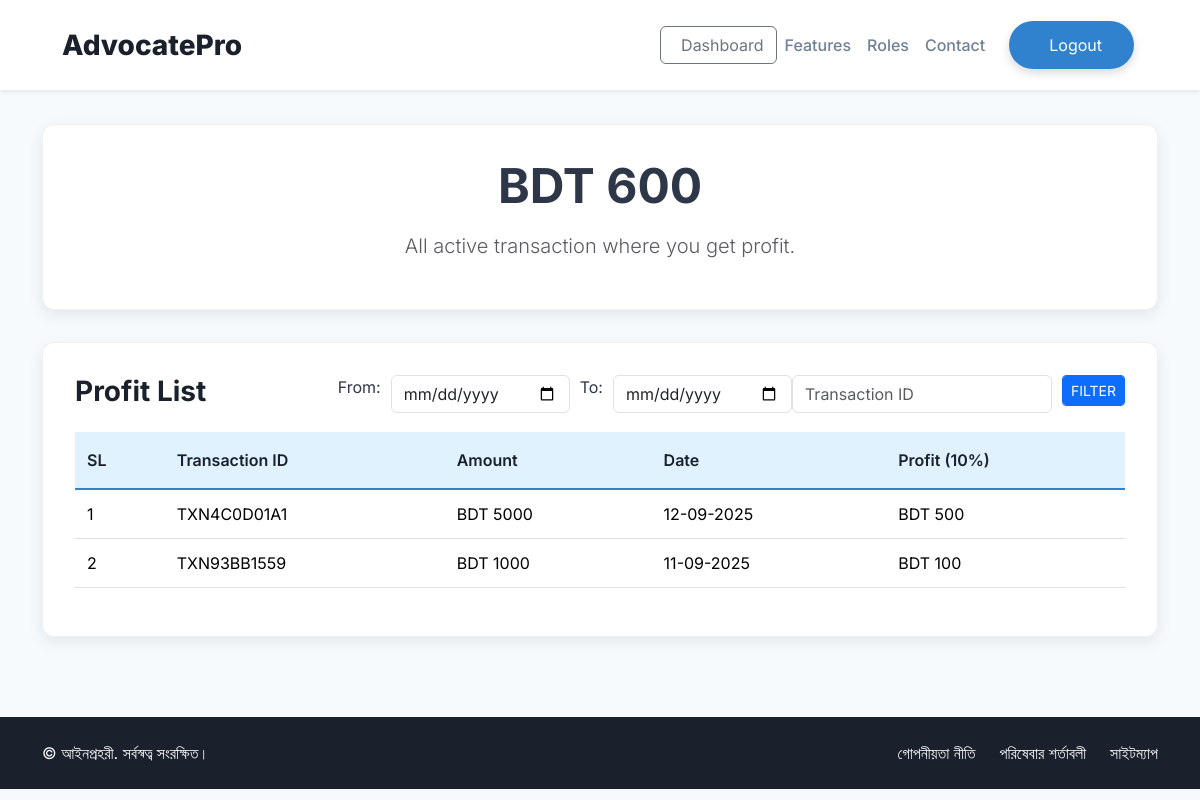
The page /admin/admin_profit.php (signed in) on the database as committed earlier.
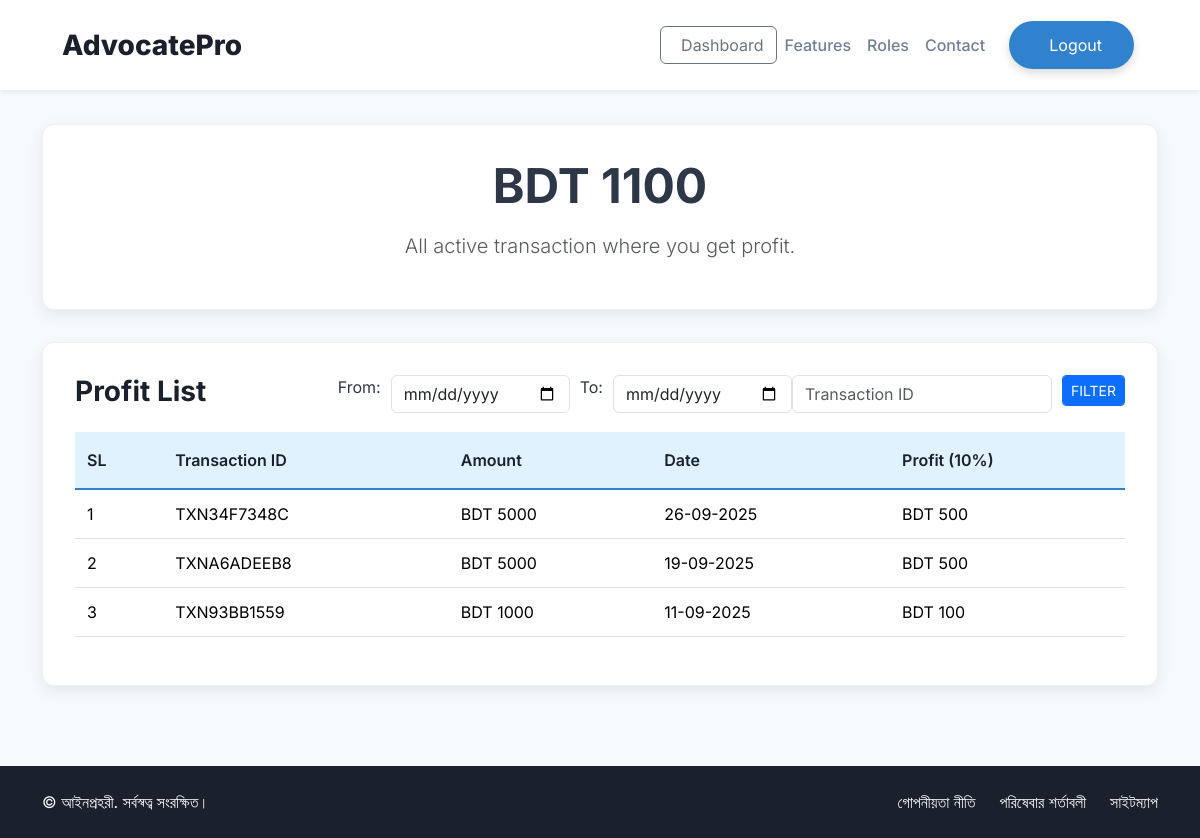
The same page on the database as committed later.
### tables this page shows
CREATE TABLE `transaction` (
  `id` int NOT NULL,
  `client_id` int NOT NULL,
  `advocate_id` int NOT NULL,
  `paid_fees` int NOT NULL,
  `transaction_code` varchar(255) NOT NULL,
  `date` varchar(255) NOT NULL
);

### admin/admin_profit.php (the view, shortened to what this page needs)
<!DOCTYPE html>
<html lang="en">
<head>
    <link href="https://cdn.jsdelivr.net/npm/bootstrap@5.3.3/dist/css/bootstrap.min.css" rel="stylesheet">
</head>
<body>
<?php include 'digging/navbar.php'; ?>
<section class="page-container">
    <div class="container">
        <div class="content-card text-center">
            <?php
            include '../configuration/config.php';
            $sql = "SELECT SUM(paid_fees) AS total_amount FROM transaction";
            $res = mysqli_query($conn, $sql) or die(mysqli_error($conn));
            $row = mysqli_fetch_assoc($res);
            $total_amount = round($row['total_amount']*(10/100));
            ?>
            <h1 class="display-5 fw-bold mb-3" id="page-heading">BDT <?php echo $total_amount; ?></h1>
            <p class="lead text-muted" id="page-tagline">All active transaction where you get profit.</p>
        </div>
        <div class="content-card">
            <div class="d-flex justify-content-between">
                <div>
                    <h3 class="section-header" id="cases-table-heading">Profit List</h3>
                </div>
                <div>
                    <form action="<?php $_SERVER['PHP_SELF']; ?>" method="post" >
                        <div class="d-flex">
                            <label>From: </label>
                            <div class="mb-3">
                                <input style="margin-left: 10px;" type="date" class="form-control" name="fdate">
                            </div>
                            <label style="margin-left: 20px;">To: </label>
                            <div class="mb-3">
                                <input style="margin-left: 10px;" type="date" class="form-control" name="tdate">
                            </div>
                            <div class="input-group mb-3" style="margin-left: 10px;">
                                <input type="text" class="form-control" placeholder="Transaction ID"  aria-describedby="basic-addon1" name="ftrans_id">
                            </div>
                            <div style="margin-left: 10px;" class="mb-3">
                                <input  type="submit" class="form-control btn btn-sm btn-primary" name="fsubmit" value="FILTER">
                            </div>
                        </div>
                    </form>
                </div>
            </div>
            <div class="table-responsive">
                <table class="table table-hover align-middle">
                    <thead>
                    <tr>
                        <th scope="col" id="col-case-id">SL</th>
                        <th scope="col" id="col-case-name">Transaction ID</th>
                        <th scope="col" id="col-next-date">Amount</th>
                        <th scope="col" id="col-billed-amount">Date</th>
                        <th scope="col" id="col-billed-amount">Profit (10%)</th>
                    </tr>
                    </thead>
                    <?php
                    if (isset($_POST['fsubmit'])) {
                        include '../configuration/config.php';
                        $fdate = date('d-m-Y', strtotime($_POST['fdate']));
                        $tdate = date('d-m-Y', strtotime($_POST['tdate']));
                        $trans_id = $_POST['ftrans_id'];
                        $sql = "SELECT * FROM transaction WHERE  (date >= '$fdate' AND date <='$tdate') OR transaction_code = '$trans_id'";
                        ?>
                        <tbody id="cases-table-body">
                        <?php
                        $res = mysqli_query($conn, $sql) or die(mysqli_error($conn));
                        if (mysqli_num_rows($res) > 0) {
                            $count =1;
                            while ($row = mysqli_fetch_assoc($res)) {
                                ?>
                                <tr>
                                    <td><?php echo $count;?></td>
                                    <td><?php echo $row['transaction_code'];?></td>
                                    <td><?php echo "BDT ".$row['paid_fees'];?></td>
                                    <td><?php echo $row['date'];?></td>
                                    <td><?php
                                        echo "BDT ".round($row['paid_fees']*(10/100));
                                        ?></td>
                                </tr>
                                <?php
                                $count +=1;
                            }
                        }else{
                            echo '<tr style="text-align: center;font-weight: bolder;color:red;"><td>No data found yet !</td> </tr>';
                        }
                        ?>
                        </tbody>
                        <?php
                    }else{
                        ?>
                        <tbody id="cases-table-body">
                        <?php
                        include '../configuration/config.php';
                        $sql = "SELECT * FROM transaction ORDER BY id DESC";
                        $res = mysqli_query($conn, $sql) or die(mysqli_error($conn));
                        if (mysqli_num_rows($res) > 0) {
                            $count =1;
                            while ($row = mysqli_fetch_assoc($res)) {
                                ?>
                                <tr>
                                    <td><?php echo $count;?></td>
                                    <td><?php echo $row['transaction_code'];?></td>
                                    <td><?php echo "BDT ".$row['paid_fees'];?></td>
                                    <td><?php echo $row['date'];?></td>
                                    <td><?php
                                        echo "BDT ".round($row['paid_fees']*(10/100));
                                        ?></td>
                                </tr>
                                <?php
                                $count +=1;
                            }
                        }else{
                            echo '<tr style="text-align: center;font-weight: bolder;color:red;">No data found yet ! </tr>';
                        }
                        ?>
                        </tbody>
                    <?php }?>
                </table>
            </div>
        </div>
    </div>
</section>
<footer class="bg-gray-900-custom text-light py-4">
    <div class="container text-center text-md-start d-md-flex justify-content-between align-items-center">
        <div class="mb-3 mb-md-0">
            <p class="mb-0" id="footer-copyright">&copy; <span id="current-year"></span> আইনপ্রহরী. সর্বস্বত্ব সংরক্ষিত।</p>
        </div>
        <div class="d-flex justify-content-center gap-4">
            <a href="#" class="text-light text-decoration-none hover-white" id="footer-privacy">গোপনীয়তা নীতি</a>
            <a href="#" class="text-light text-decoration-none hover-white" id="footer-terms">পরিষেবার শর্তাবলী</a>
            <a href="#" class="text-light text-decoration-none hover-white" id="footer-sitemap">সাইটম্যাপ</a>
        </div>
    </div>
</footer>
</body>
</html>

### admin/digging/navbar.php (shortened to what this page needs)
<nav class="navbar navbar-expand-lg navbar-light bg-white fixed-top py-3">
    <div class="container">
        <a class="navbar-brand d-flex align-items-center" href="../index.php">
            <span id="app-name" data-i18n-key="appName">AdvocatePro</span>
        </a>
        <div class="collapse navbar-collapse" id="navbarNav">
            <ul class="navbar-nav ms-auto align-items-center">
                <li class="nav-item">
                    <a class="btn btn-outline-secondary d-flex align-items-center" id="back-to-dashboard" role="button" href="admin_dashboard.php">
                        <i data-lucide="arrow-left" class="me-2"></i> <span id="back-button-text">Dashboard</span>
                    </a>
                </li>
                <li class="nav-item">
                    <a class="nav-link" href="../feature.php" id="nav-features" data-i18n-key="navFeatures">Features</a>
                </li>
                <li class="nav-item">
                    <a class="nav-link" href="../roles.php" id="nav-roles" data-i18n-key="navRoles">Roles</a>
                </li>
                <li class="nav-item">
                    <a class="nav-link" href="../contact.php" id="nav-contact" data-i18n-key="navContact">Contact</a>
                </li>
                <li class="nav-item ms-lg-3">
                    <a class="btn btn-primary-custom d-flex align-items-center" href="operation/logout.php" id="nav-logout" data-i18n-key="navLogout">
                        <i data-lucide="log-out" class="me-2"></i> Logout
                    </a>
                </li>
            </ul>
        </div>
    </div>
</nav>

### admin/admin_profit.php (style rules this page uses)
:root { --primary-blue: #1a202c; --secondary-blue: #2c5282; --accent-blue: #3182ce; --light-blue: #ebf8ff; --lighter-blue: #e0f2fe; --text-dark: #2d3748; --text-medium: #4a5568; --text-light: #718096; --bg-light: #f7fafc; --bg-white: #ffffff; --bg-dark: #1a202c; }
body { font-family: 'Inter', sans-serif; background-color: var(--bg-light); color: var(--text-dark); padding-top: 76px; overflow-x: hidden; }
.navbar { box-shadow: 0 2px 5px rgba(0, 0, 0, 0.08); }
.navbar-brand { color: var(--primary-blue) !important; font-weight: 800; font-size: 1.75rem; border-radius: 0.5rem; padding: 0.5rem 0.75rem; transition: background-color 0.3s ease; }
.nav-link { color: var(--text-light) !important; font-weight: 500; transition: color 0.3s ease; }
.btn-primary-custom { background-color: var(--accent-blue); color: white; border: none; padding: 0.75rem 2rem; border-radius: 9999px; box-shadow: 0 4px 10px rgba(0, 0, 0, 0.15); transition: all 0.3s ease; }
.page-container { padding: 3rem 0; background-color: var(--bg-light); }
.content-card { background-color: var(--bg-white); padding: 2rem; border-radius: 0.75rem; box-shadow: 0 5px 15px rgba(0, 0, 0, 0.08); border: 1px solid #f0f0f0; margin-bottom: 2rem; }
.section-header { color: var(--primary-blue); font-weight: 700; margin-bottom: 1.5rem; }
.table-responsive { overflow-x: auto; -webkit-overflow-scrolling: touch; }
.table { min-width: 900px; }
.table thead th { background-color: var(--lighter-blue); color: var(--primary-blue); font-weight: 600; border-bottom: 2px solid var(--accent-blue); padding: 1rem 0.75rem; }
.table tbody tr { transition: background-color 0.2s ease; }
.table tbody td { vertical-align: middle; padding: 0.75rem; border-top: 1px solid #e2e8f0; }
.bg-gray-900-custom { background-color: var(--bg-dark); }
footer a { transition: color 0.3s ease; }

Rows that differ between the two databases and show on the page:
removed transaction: transaction_code "TXN4C0D01A1", paid_fees "5000", date "12-09-2025", $row['paid_fees']*(10/100) "500"
added transaction: transaction_code "TXN34F7348C", paid_fees "5000", date "26-09-2025", $row['paid_fees']*(10/100) "500"
added transaction: transaction_code "TXNA6ADEEB8", paid_fees "5000", date "19-09-2025", $row['paid_fees']*(10/100) "500"
Other text that changed with them:
$total_amount: "600" → "1100"
